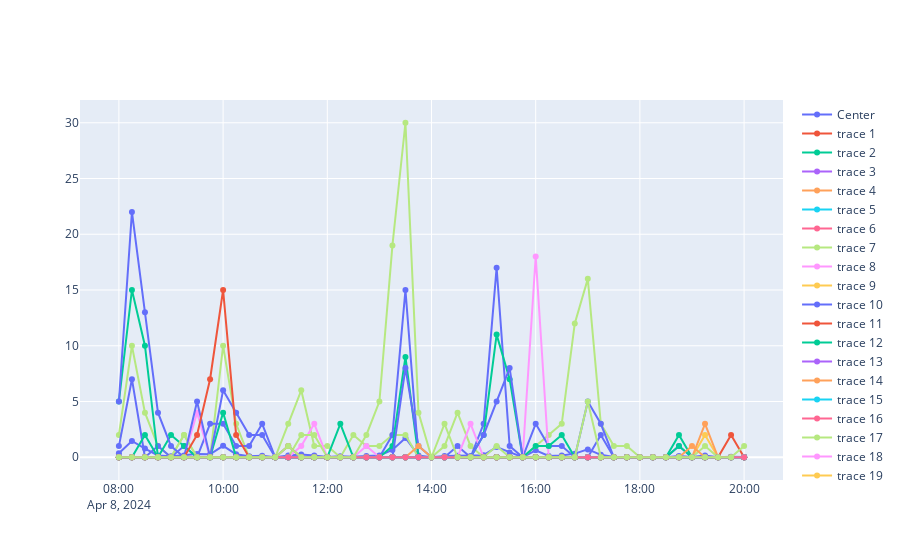

This figure's notebook cell:
### Code cell
def plot_cluster_details(cluster_number, clustering_model, samples, time_axis):
    
    indices = np.arange(len(samples))
    
    fig = go.Figure()
    
    cluster_indices = indices[clustering_model.labels_ == cluster_number]
    cluster_center = clustering_model.cluster_centers_[cluster_number]

    cluster_group_list = group_list[cluster_indices]
    
    print(f"################ {cluster_number} ################")
    #print(cluster_indices)
    #print(cluster_group_list)
    #print()
    
    # line plot
    fig.add_trace(
        go.Scatter(
            x=time_axis, 
            y=cluster_center, 
            name=f'Center',
            mode="lines+markers"        
        )
    )

    for x in range(len(cluster_indices)):
        fig.add_trace(
            go.Scatter(
                x=times[0], 
                y=samples[cluster_indices[x]], 
                mode="lines+markers"        
            )
        )
    
    return fig
    
plot_cluster_details(0, clustering_model, samples, times[0]).show()
